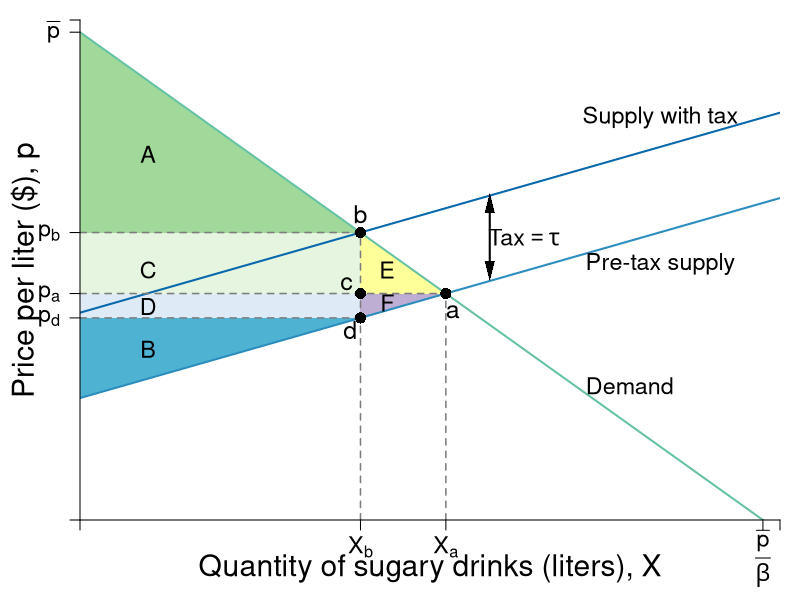

Write R code to recreate this figure.
require(shape)
library(tidyverse)
pdf(file = "firmmarketsupply/sugar_tax_efficiency_elastic.pdf", width = 9, height = 7)

#Set parameters for graphics
axislabelsize <- 1.8
labelsize <- 1.4
namesize <- 1.8
annotatesize <- 1.5
graphlinewidth <- 2
segmentlinewidth <- 1.5

COL <- c("#7fc97f", "#beaed4", "#fdc086", "#ffff99", "#386cb0", "#f0027f", "#bf5b17", "#666666")
COLA <- c("#e0f3db", "#a1d99b", "#99d8c9","#66c2a4","#41ae76", "#238b45", "#005824")
COLB <- c("#deebf7", "#c6dbef", "#4eb3d3", "#2b8cbe", "#0868ac","#084081")
COLC <- c("#fcfbfd", "#efedf5", "#dadaeb", "#bcbddc", "#9e9ac8", "#807dba", "#6a51a3", "#54278f", "#3f007d")
Grays <- gray.colors(25, start = 1, end = 0)


par(mar =  c(4, 4, 1, 1))

mrsA <- function(x, rmax = 20, xmax = 10) {
  rmax - (rmax/xmax)*x
}

uA <- function(x, y, rmax = 20, xmax = 10) {
  y + rmax*x - (1/2)(rmax/xmax)*x^2
}

Qs <- function(x, slope = 0.8, tax = 0){
  slope*x + 5 + tax
}

Qs_tax<- function(x, slope = 0.8, tax = 3.5){
  slope*x + 5 + tax
}

xlims <- c(0, 10.25)
ylims <- c(0, 20.5)

npts <- 501 
x <- seq(xlims[1], xlims[2], length.out = npts)
y <- seq(ylims[1], ylims[2], length.out = npts) 
a <- c(46.08, 55, 64)
b <- c(46.08, 55, 64)

#Equilibrium intersections
eq1 <- uniroot(function(x)  mrsA(x) - Qs(x)  , c(.01,10), tol=1e-8)   
eq2 <- uniroot(function(x)  mrsA(x) - Qs_tax(x)  , c(.01,10), tol=1e-8) 
xpre <- as.numeric(eq1[1])
xpost <- as.numeric(eq2[1])

plot(0, 0, xlim = xlims, ylim = ylims, type = "n",
     xlab = expression(paste("")),
     ylab = expression(paste("")), 
     xaxt = "n", 
     yaxt = "n", 
     cex.lab = axislabelsize, 
     bty = "n",
     xaxs = "i", 
     yaxs = "i")


ticksy <- c(0, Qs(xpost),  Qs(xpre), Qs_tax(xpost), 20, ylims[2])
ylabels <- c(NA, expression(paste(p[d])), expression(paste(p[a])), expression(paste(p[b])), expression(paste(bar(p) )), NA)
ticksx <- c(0, xpost, xpre, 10, xlims[2])
xlabels <- c(NA, expression(paste(X[b])), expression(paste(X[a])), expression(paste(frac(bar(p), beta ) )), NA)


npts <- 500 
xx1 <- seq(xlims[1], xlims[2], length.out = npts)

# Tax Rev - CS part 
xpoly1 <- c(0, xpost, xpost, 0)
ypoly1 <- c( Qs(xpre), Qs(xpre), Qs_tax(xpost), Qs_tax(xpost))
polygon(x = xpoly1, y = ypoly1, 
        col = "#e5f5e0", 
        density=NULL, border = NA)

# Tax Rev - Econ profit part
xpoly1 <- c(0, xpost, xpost, 0)
ypoly1 <- c(Qs(xpost), Qs(xpost), Qs(xpre), Qs(xpre))
polygon(x = xpoly1, y = ypoly1, 
        col = COLB[1], density=NULL, border = NA)

# DWL of PS
xpoly <- c(xpost, xpost, xpre)
ypoly <- c(Qs(xpost), Qs(xpre), Qs(xpre))
polygon(x = xpoly, y = ypoly, col = COL[2], density=NULL, border = NA)


# DWL of CS
xpoly2 <- c(xpost, xpre, xpost) 
ypoly2 <- c(Qs(xpre), Qs(xpre), Qs_tax(xpost)) 
polygon(x = xpoly2, y = ypoly2, col = COL[4], density=NULL, border = NA)

# CS 
xpoly3 <- c(0, 0, xpost)
ypoly3 <- c(Qs_tax(xpost), mrsA(0), Qs_tax(xpost))
polygon(x = xpoly3, y = ypoly3, 
        col = COLA[2], density=NULL, border = NA)

# PS
xpoly4 <- c(0, 0, xpost, 0)
ypoly4 <- c(Qs(xpost), Qs(0), Qs(xpost), Qs(xpost))
polygon(x = xpoly4, y = ypoly4, 
        col = COLB[3], 
        density=NULL, border = NA)


#Lines for mrs graph
lines(xx1, mrsA(xx1), col = COLA[4], lwd = graphlinewidth)

lines(xx1, Qs(xx1), col = COLB[4], lwd = graphlinewidth)
lines(xx1, Qs_tax(xx1), col = COLB[5], lwd = graphlinewidth)

# Prices
##Price with tax
segments(0, Qs_tax(xpost), xpost, Qs_tax(xpost), lty = 2, col = Grays[20], lwd = segmentlinewidth) 
##Price pre-tax
segments(0, Qs(xpre), xpre, Qs(xpre), lty = 2, col = Grays[20] , lwd = segmentlinewidth)

# Vert Seg from Q 
segments(xpost, 0, xpost, Qs_tax(xpost), lty = 2, col = Grays[20] , lwd = segmentlinewidth)

segments(xpre, 0, xpre, Qs(xpre), lty = 2, col = Grays[20] , lwd = segmentlinewidth)

# Horizontal to PS
segments(0, Qs(xpost), xpost, Qs(xpost), lty = 2, col = Grays[20] , lwd = segmentlinewidth)

#Label axes
#mtext(expression(paste("Quantity of sugary drinks (liters), ", X)), side=1, line = 2.5, cex = axislabelsize)
text(0.5*xlims[2], -2, expression(paste("Quantity of sugary drinks (liters), ", X)), xpd = TRUE, cex = axislabelsize) 
text(-0.8, 0.5*ylims[2], expression(paste("Price per liter ($), ", p)), xpd = TRUE, cex = axislabelsize, srt = 90) 

#Label a
points(xpost, Qs_tax(xpost), pch = 16, col = "black", cex = 1.5)
text(xpost, Qs_tax(xpost) + 0.75, expression(b), cex = annotatesize)

#Label b
points(xpre, Qs(xpre), pch = 16, col = "black", cex = 1.5)
text(xpre + 0.1, Qs(xpre) - 0.75, expression(a), cex = annotatesize)

#Label d
points(xpost, Qs(xpost), pch = 16, col = "black", cex = 1.5)
text(xpost - 0.15, Qs(xpost) - 0.5, expression(d), cex = annotatesize)

#Label c
points(xpost, Qs(xpre) , pch = 16, col = "black", cex = 1.5)
text(xpost - 0.2, Qs(xpre) + 0.4, expression(c), cex = annotatesize)

#segments(4.11765, 6.17647, 5.88, 8.88, lty = 1, col = COL[2] , lwd = graphlinewidth)
text(8.5, 16.5, expression(paste("Supply with tax")), cex = labelsize)
#text(8.5, 14, expression(paste(p(x) == (c + tau) + x)), cex = labelsize)
#text(8.5, 7.8, expression(paste("Pre-tax supply, ", p(x) == c + x)), cex = labelsize)
text(8.5, 10.5, expression(paste("Pre-tax supply")), cex = labelsize)

#Label mrs function
text(8.05, 5.5, expression(paste("Demand")), cex = labelsize)
Arrows(6, 10.2, 6, 13, col = "black", lty = 1, lwd = 2, arr.type = "triangle", arr.lwd = 0.2, code = 3)
text(6.5, 11.6, expression(paste("Tax" == tau)), cex = labelsize)

# Label CS
#text(1.2, 14, expression(paste("Consumer Surplus")))
axis(1, at = ticksx, pos = 0, labels = FALSE)
text(x = ticksx, par("usr")[3] - 0.4, labels = xlabels, srt = 0, pos = 1, xpd = TRUE, cex = labelsize)
axis(2, at = ticksy, pos = 0, labels = ylabels, las = 1, cex.axis = labelsize)


text(1, 15, expression(paste("A")), cex = labelsize)
text(1, 7, expression(paste("B")), cex = labelsize)
text(1, 10.25, expression(paste("C")), cex = labelsize)
text(1, 8.75, expression(paste("D")), cex = labelsize)
text(4.5, 10.25, expression(paste("E")), cex = labelsize)
text(4.5, 8.9, expression(paste("F")), cex = labelsize)

dev.off()
